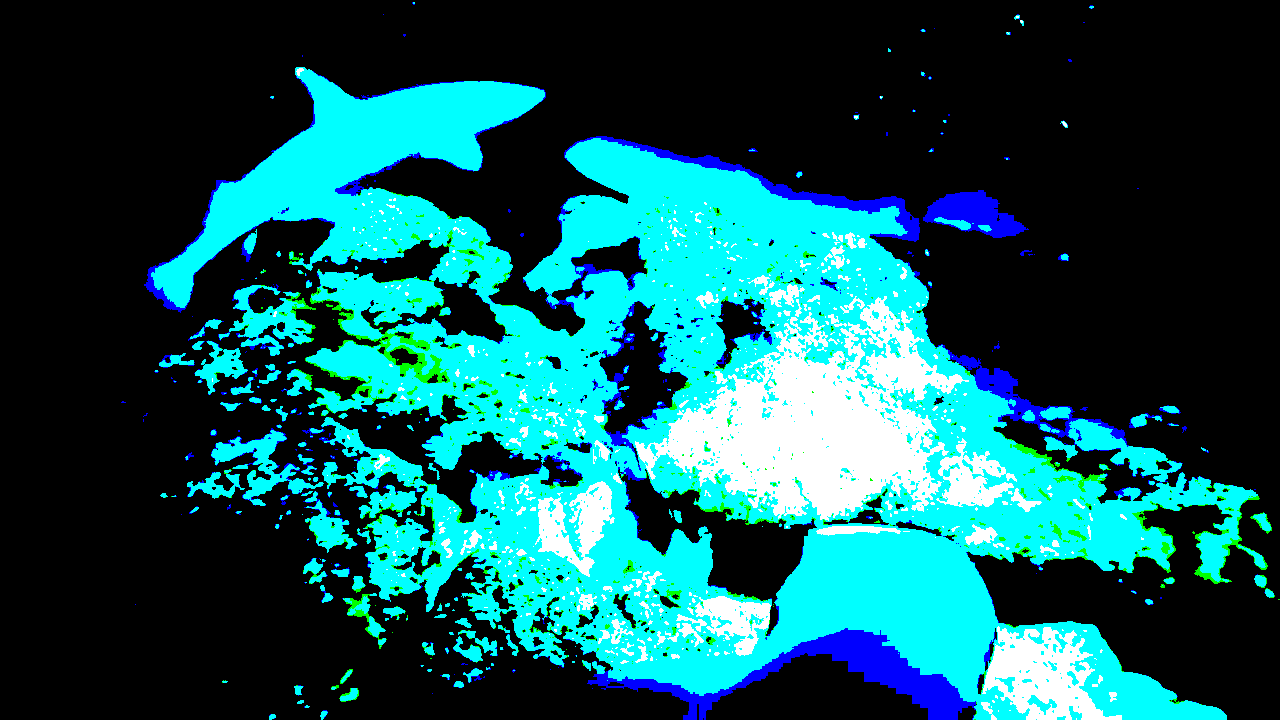
#> input picture 12324.png, 1280 x 720 px; its folder holds only this picture in this run
$ python -i measurement_claude.py   (imports and definitions only)   (older library calls are emulated)
#> lines starting #> are read from the running program, lines starting #| are printed output that depends on the picture; after the words box and inside, x2 and y2 are one past the last pixel; in counts of white or black regions, pixels touching at a corner belong together
import numpy as np
import cv2

# [77 lines of commented-out code are left out]


import numpy as np
from scipy.ndimage import uniform_filter

def pcqi(img, win_size=7):
    # Convert image to grayscale if not already
    if len(img.shape) == 3:
        img_gray = np.mean(img, axis=2)
    else:
        img_gray = img.copy()
    img_gray = img_gray.astype(np.float64)

    # Local mean and local contrast
    local_mean = uniform_filter(img_gray, win_size)
    local_sq_mean = uniform_filter(img_gray**2, win_size)
    local_std = np.sqrt(local_sq_mean - local_mean**2 + 1e-8)

    # Global mean and standard deviation
    global_mean = np.mean(img_gray)
    global_std = np.std(img_gray)

    # PCQI formula: combines patch structure index
    pcqi_index = np.mean((local_std/global_std) * (local_mean/global_mean))
    return pcqi_index

# [14 lines of commented-out code are left out]
from pypiqe import piqe
def get_piqe(img):
    score, activityMask, noticeableArtifactMask, noiseMask = piqe(img)
    return score

def dark_channel(img, win_size=15):
    # Minimum over RGB channels
    min_channel = np.min(img, axis=2)
    # Apply minimum filter (dark channel)
    kernel = cv2.getStructuringElement(cv2.MORPH_RECT, (win_size, win_size))
    dark = cv2.erode(min_channel, kernel)
    return dark

def local_contrast(img_gray, win_size=15):
    mean = cv2.blur(img_gray, (win_size, win_size))
    std = np.sqrt(cv2.blur(img_gray**2, (win_size, win_size)) - mean**2)
    return std

def fade(img):
    if img.dtype != np.uint8:
        img = (img * 255).astype(np.uint8)
    # Compute dark channel
    dark = dark_channel(img, win_size=15)
    # Compute local contrast (from the gray image)
    img_gray = cv2.cvtColor(img, cv2.COLOR_BGR2GRAY).astype(np.float32) / 255.0
    contrast = local_contrast(img_gray, win_size=15)
    # FADE formula: combine features (weights used in literature)
    fade_score = np.mean(dark) - np.mean(contrast)
    return fade_score

# Usage example:
# img = cv2.imread('foggy_image.jpg')
# score = fade(img)
# print('FADE score:', score)

import numpy as np
import cv2

def average_gradient(img):
    # Convert to grayscale if needed
    if len(img.shape) == 3:
        gray = cv2.cvtColor(img, cv2.COLOR_BGR2GRAY)
    else:
        gray = img

    # Calculate x and y gradients with Sobel operator
    grad_x = cv2.Sobel(gray, cv2.CV_64F, 1, 0, ksize=3)
    grad_y = cv2.Sobel(gray, cv2.CV_64F, 0, 1, ksize=3)

    # Compute gradient magnitude
    magnitude = np.sqrt(grad_x**2 + grad_y**2)

    # Return average gradient magnitude
    return np.mean(magnitude)

# [5 lines of commented-out code are left out]

>>> import cv2
>>> picture = cv2.imread('../12324.png')
#> picture is the input picture: shape (720, 1280, 3); mean B, G, R 0.354, 0.34, 0.064
>>> result = fade(picture)
#> in dark_channel, `min_channel = np.min(img, axis=2)`:
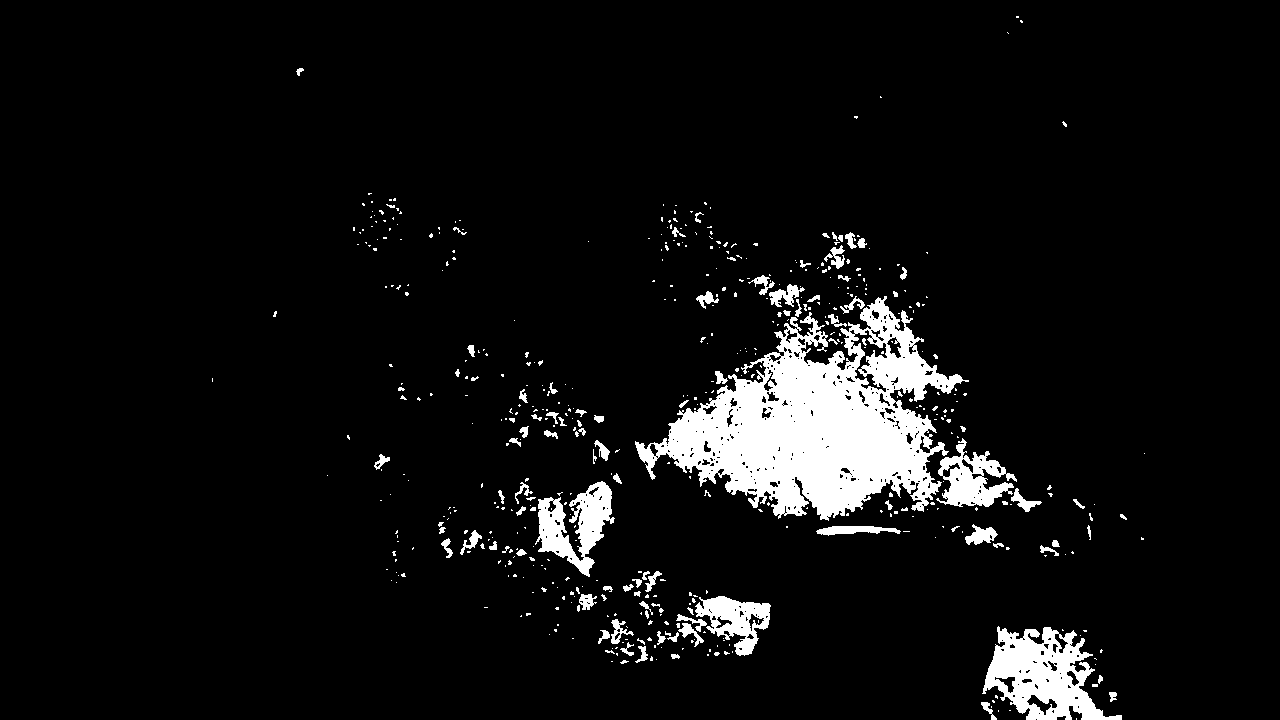
#> min_channel: shape (720, 1280); values 0 (black) and 1 (white), 6.4% white; 530 white regions (425 under 20 px), largest, box (x1, y1, x2, y2) and area: (635, 296, 969, 521) 34292, (982, 626, 1122, 720) 6796, (535, 481, 615, 577) 3539
#> in dark_channel, `dark = cv2.erode(min_channel, kernel)`: dark: shape (720, 1280); values 0 (black) and 1 (white), 0.92% white; 15 white regions (2 under 20 px), largest, box (x1, y1, x2, y2) and area: (736, 385, 907, 507) 6995, (784, 373, 816, 396) 328, (998, 647, 1034, 670) 322
#> in fade, `img_gray = cv2.cvtColor(img, cv2.COLOR_BGR2GRAY).astype(np.float32) / ..`:
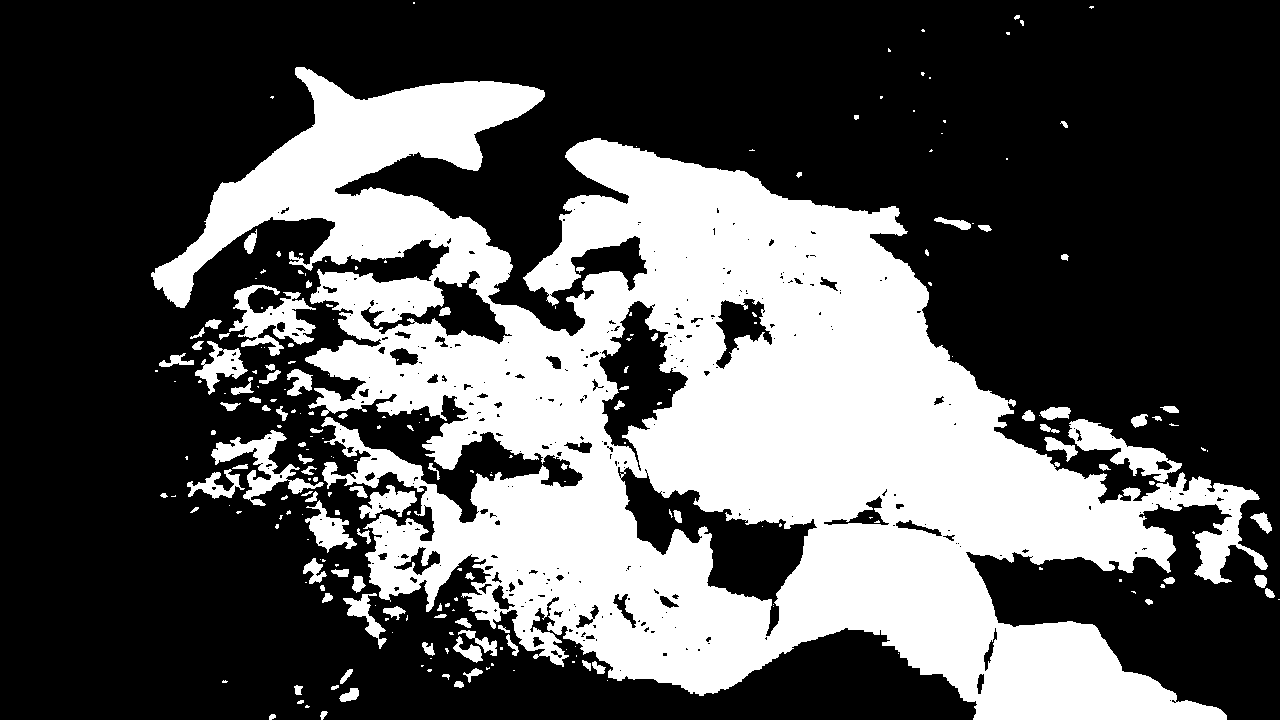
#> img_gray: shape (720, 1280) float32; values 0 (black) and 0.00392 (white), 34% white; 234 white regions (132 under 20 px), largest, box (x1, y1, x2, y2) and area: (151, 67, 1268, 720) 292606, (229, 285, 316, 356) 2737, (211, 430, 324, 506) 2403
#> in local_contrast, `mean = cv2.blur(img_gray, (win_size, win_size))`:
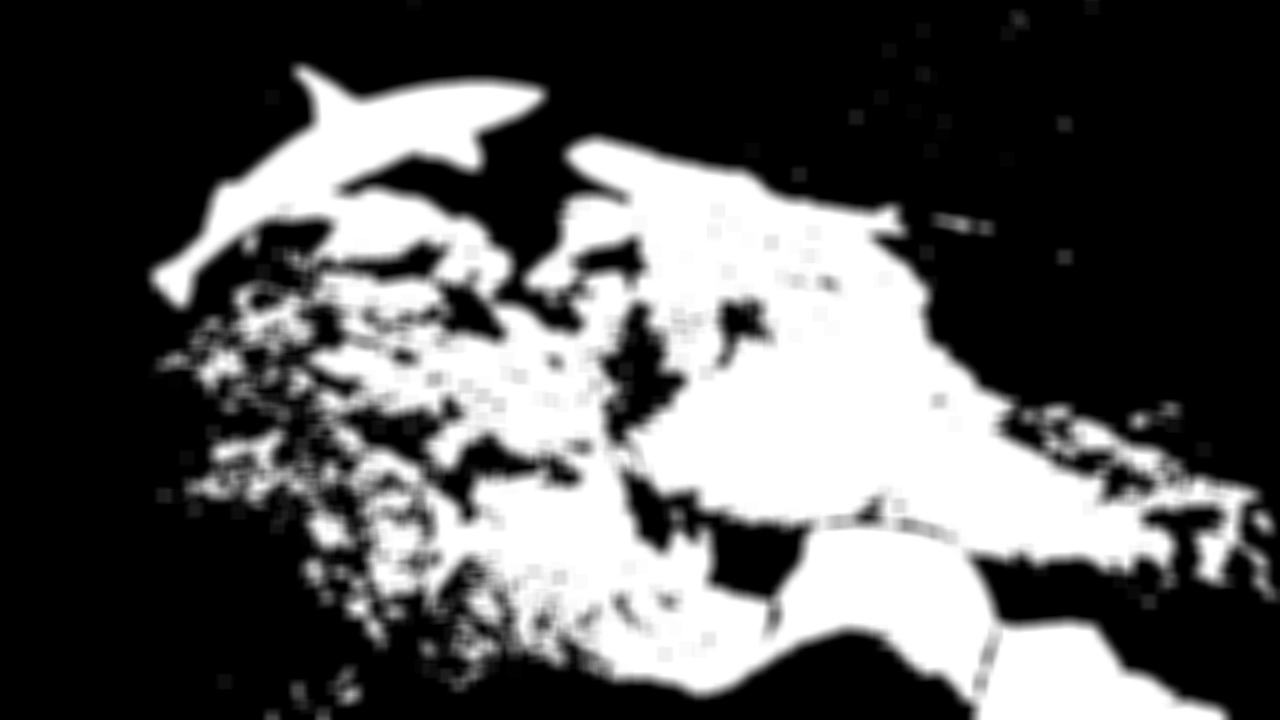
#> mean: shape (720, 1280) float32; min 0, max 0.00392, mean 0.00133; drawn with min black and max white
#> in local_contrast, `std = np.sqrt(cv2.blur(img_gray**2, (win_size, win_size)) - mean**2)`:
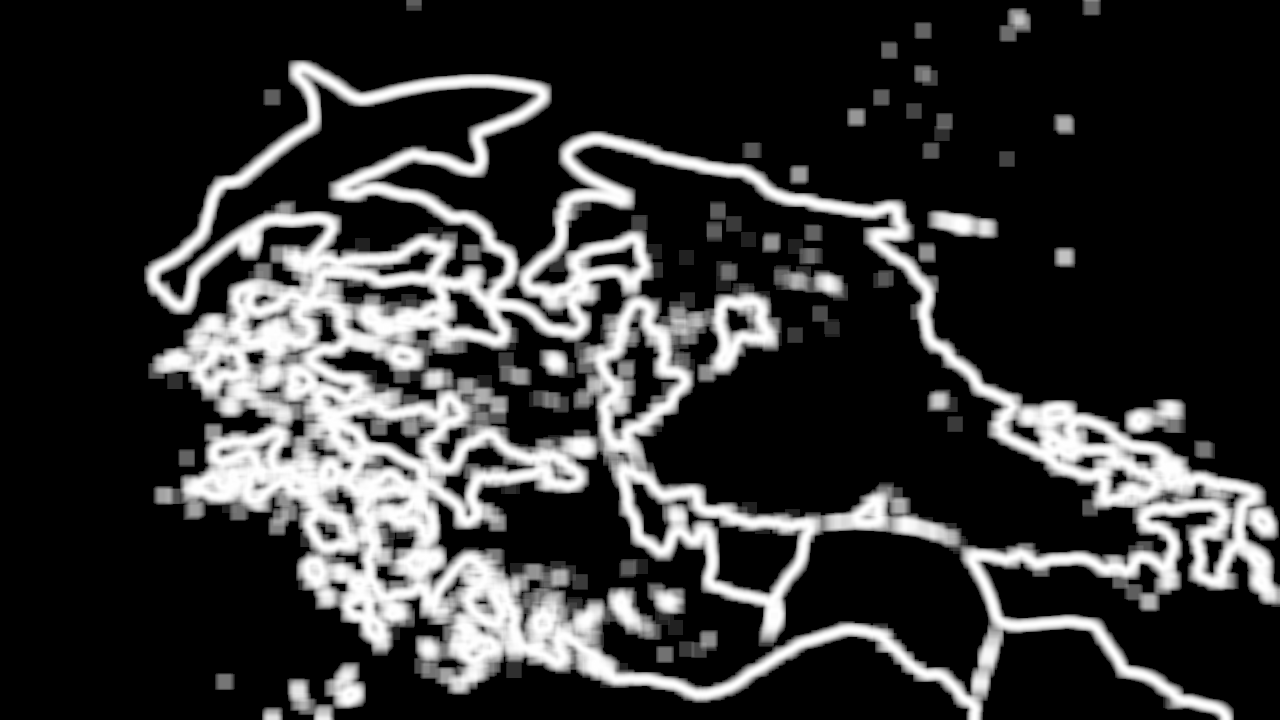
#> std: shape (720, 1280) float32; min 0, max 0.00196, mean 0.000393; drawn with min black and max white
#> in fade, `fade_score = np.mean(dark) - np.mean(contrast)`: fade_score = 0.00878
#> result = 0.00878
